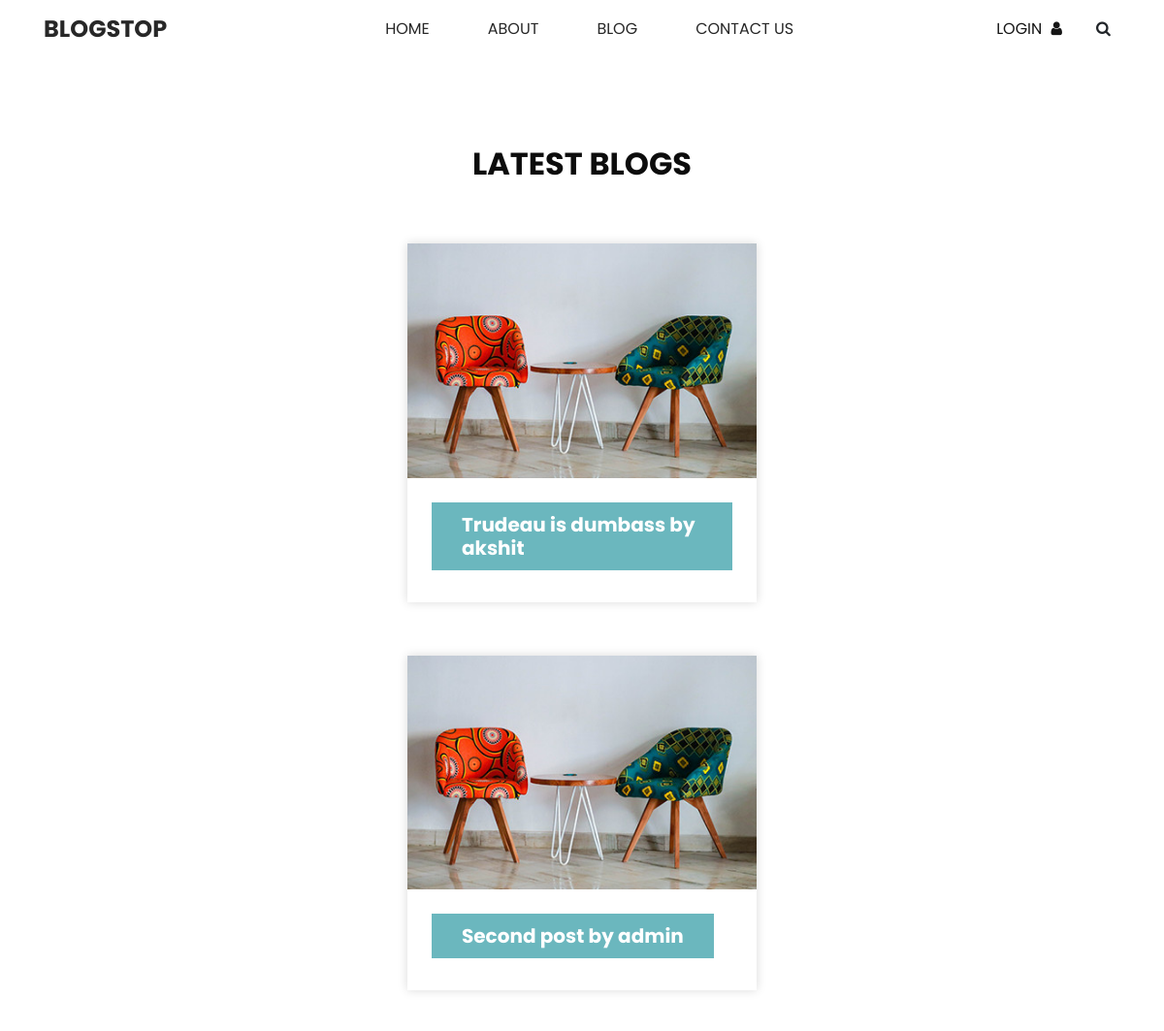
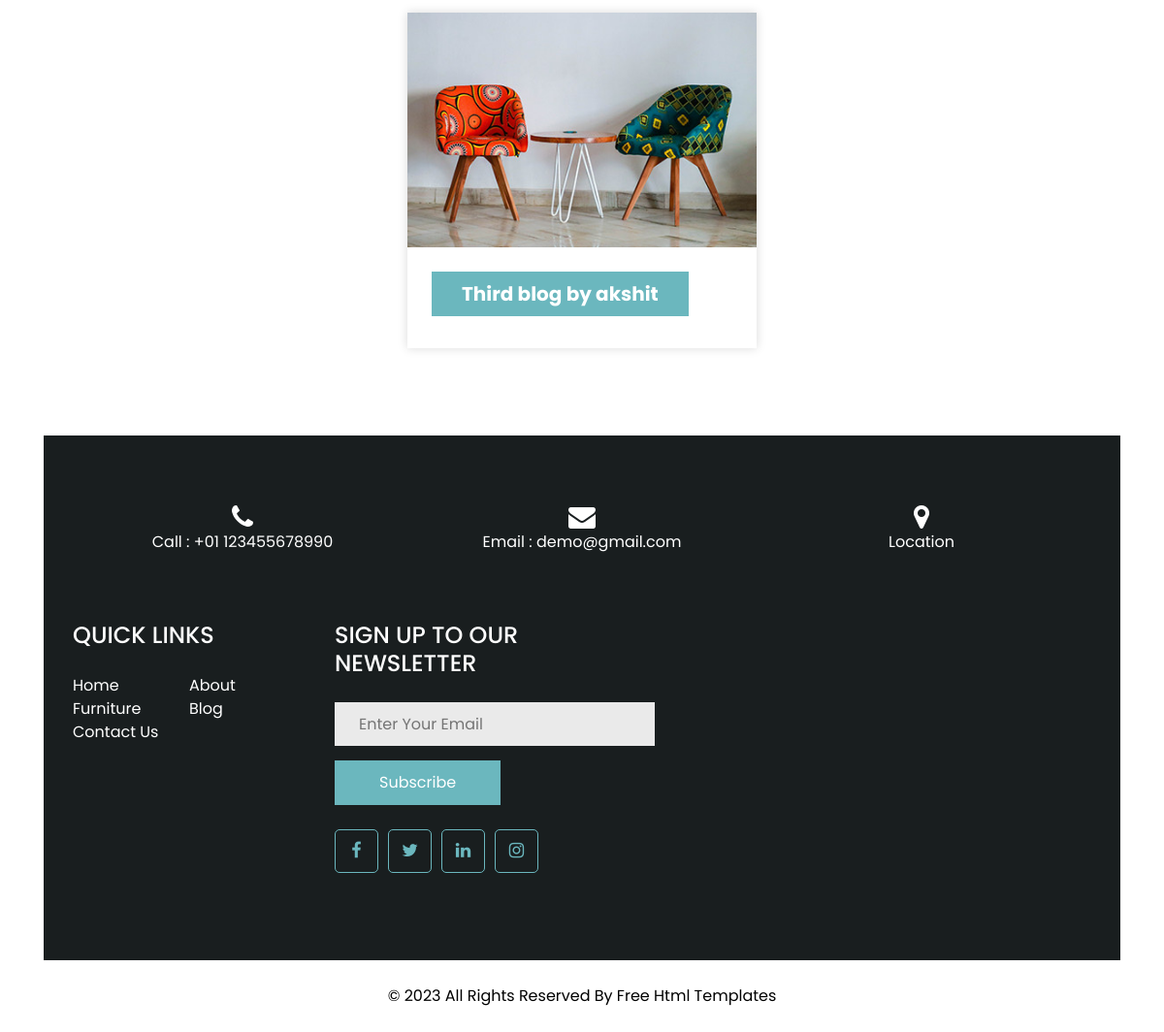
Page /blog on the committed database (2 pictures, top to bottom).
### blog/models.py (models this page shows, shortened)
class Post(models.Model):
    title = models.CharField(max_length=100)
    author = models.ForeignKey(User, on_delete=models.CASCADE)
    body = models.TextField()

### blog/views.py (the view)
# urls.py: path("blog", Blogview.as_view(), name="blog"),
class Blogview(ListView):
    model = Post
    template_name = 'blog/blog.html'

### templates/blog/blog.html (shortened to what this page needs)
<!DOCTYPE html>
<html>
<head>
  {% load static %}
  <link rel="stylesheet" type="text/css" href="{% static 'css/bootstrap.css' %}" />
  <link href="{% static 'css/font-awesome.min.css' %}" rel="stylesheet" />
  <link href="{% static 'css/style.css' %}" rel="stylesheet" />
  <link href="{% static 'css/responsive.css' %}" rel="stylesheet" />
</head>
<body class="sub_page">
  <div class="hero_area">
    <header class="header_section long_section px-0">
      <nav class="navbar navbar-expand-lg custom_nav-container ">
        <a class="navbar-brand" href="index">
          <span>
            BlogStop
          </span>
        </a>
        <div class="collapse navbar-collapse" id="navbarSupportedContent">
          <div class="d-flex mx-auto flex-column flex-lg-row align-items-center">
            <ul class="navbar-nav  ">
              <li class="nav-item ">
                <a class="nav-link" href="index">Home <span class="sr-only">(current)</span></a>
              </li>
              <li class="nav-item">
                <a class="nav-link" href="about"> About</a>
              </li>
              <li class="nav-item active">
                <a class="nav-link" href="blog">Blog</a>
              </li>
              <li class="nav-item">
                <a class="nav-link" href="contact">Contact Us</a>
              </li>
            </ul>
          </div>
          <div class="quote_btn-container">
            <a href="signin">
              <span>
                Login
              </span>
              <i class="fa fa-user" aria-hidden="true"></i>
            </a>
            <form class="form-inline">
              <button class="btn  my-2 my-sm-0 nav_search-btn" type="submit">
                <i class="fa fa-search" aria-hidden="true"></i>
              </button>
            </form>
          </div>
        </div>
      </nav>
    </header>
  </div>
  <section class="blog_section layout_padding">
    <div class="container">
      <div class="heading_container">
        <h2>
          Latest Blogs
        </h2>
      </div>
      {% for post in object_list %}
      <div class="row">
        <div class="col-md-6 col-lg-4 mx-auto">
          <div class="box">
            <div class="img-box">
              <img src="{% static 'images/b1.jpg' %}" alt="">
            </div>
            <div class="detail-box">
              <h5><a href="{% url 'article' post.pk %}">
                {{ post.title }} by {{ post.author }}
              </a>
              </h5>
            </div>
          </div>
        </div>
      </div>
      {% endfor %}
    </div>
  </section>
  <section class="info_section long_section">
    <div class="container">
      <div class="contact_nav">
        <a href="">
          <i class="fa fa-phone" aria-hidden="true"></i>
          <span>
            Call : +01 123455678990
          </span>
        </a>
        <a href="">
          <i class="fa fa-envelope" aria-hidden="true"></i>
          <span>
            Email : demo@gmail.com
          </span>
        </a>
        <a href="">
          <i class="fa fa-map-marker" aria-hidden="true"></i>
          <span>
            Location
          </span>
        </a>
      </div>
      <div class="info_top ">
        <div class="row ">
          <div class="col-sm-6 col-md-4 col-lg-3">
            <div class="info_links">
              <h4>
                QUICK LINKS
              </h4>
              <div class="info_links_menu">
                <a class="" href="index.html">Home <span class="sr-only">(current)</span></a>
                <a class="" href="about.html"> About</a>
                <a class="" href="furniture.html">Furniture</a>
                <a class="" href="blog.html">Blog</a>
                <a class="" href="contact.html">Contact Us</a>
              </div>
            </div>
          </div>
          <div class="col-md-4">
            <div class="info_form">
              <h4>
                SIGN UP TO OUR NEWSLETTER
              </h4>
              <form action="">
                <input type="text" placeholder="Enter Your Email" />
                <button type="submit">
                  Subscribe
                </button>
              </form>
              <div class="social_box">
                <a href="">
                  <i class="fa fa-facebook" aria-hidden="true"></i>
                </a>
                <a href="">
                  <i class="fa fa-twitter" aria-hidden="true"></i>
                </a>
                <a href="">
                  <i class="fa fa-linkedin" aria-hidden="true"></i>
                </a>
                <a href="">
                  <i class="fa fa-instagram" aria-hidden="true"></i>
                </a>
              </div>
            </div>
          </div>
        </div>
      </div>
    </div>
  </section>
  <footer class="footer_section">
    <div class="container">
      <p>
        &copy; <span id="displayYear"></span> All Rights Reserved By
        <a href="https://html.design/">Free Html Templates</a>
      </p>
    </div>
  </footer>
</body>
</html>

### authentication/static/css/responsive.css (style rules this page uses)
@media (min-width: 1200px) { .container { max-width: 1170px; } }

### rows in the picture
Post: title "Trudeau is dumbass", author "akshit"
Post: title "Second post", author "admin"
Post: title "Third blog", author "akshit"
